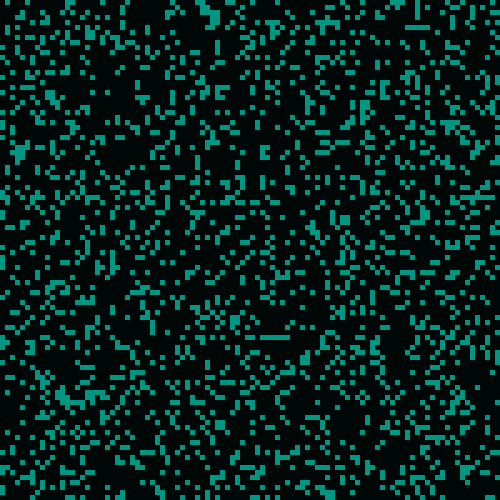
Frame 1 (no input)
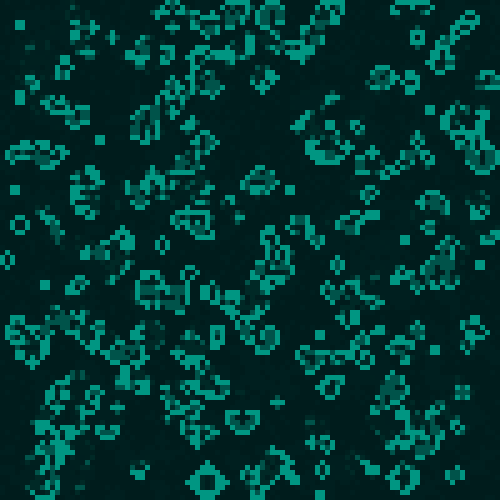
Frame 60 (the mouse pressed at the canvas centre just before this capture)
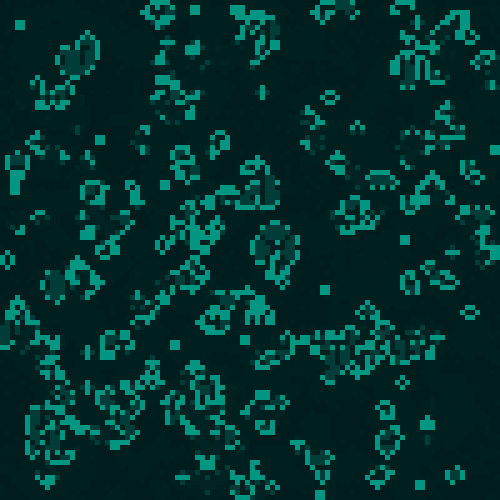
Frame 120 (the mouse held since frame 60 and released just before this capture)

The Processing sketch that drew these frames (run headless with seeded random() and noise(); from frame 60 on, the mouse is pressed at the canvas centre):

// Processing sketch: Assignment10
// ── Assignment10.pde
int cellSize = 5;
color alive = color(0,150,130);
color dead = color(0,30,30,60);

float probabilityAsAliveAtStart = 20;

float oneUpdateTime = 100;
int storedTime = 0;

int[][] cells;
int[][] cellsDecoy;

void setup()
{
	size(500,500);
	noStroke();

	setCellsStartState();

	background(0);
}


void setCellsStartState()
{
	cells = new int[width/cellSize][height/cellSize];
	cellsDecoy = new int[width/cellSize][height/cellSize];

	for (int x = 0; x < width/cellSize; x++) {
    	for (int y = 0; y < height/cellSize; y++) {
     		float state = random (100);     		
      		if (state > probabilityAsAliveAtStart) { 
        		state = 0;
     		}

      		else {
        		state = 1;
      		}
      		
     		cells[x][y] = int(state);
    	}
  	}
}


void draw()
{
	drawCells();
 	
	if (millis() - storedTime > oneUpdateTime) {
    	if (!pause) {
 			cellUpdate();
      		storedTime = millis();
    	}
	}

	if(pause)
	{
		drawSliderHUD();		
	}
}


void drawCells()
{
	for (int x = 0; x < width/cellSize; x++) {
    	for (int y = 0; y < height/cellSize; y++) {
    		if (cells[x][y] == 1) {
        		fill(alive);
    		}

      		else {     		
 	      		fill(dead);
      		}

      	rect (x * cellSize, y * cellSize, cellSize, cellSize);
    	}
  	}
}


void cellUpdate()
{
	for (int x = 0; x < width/cellSize; x++) {
    	for (int y = 0; y < height/cellSize; y++) {
     		cellsDecoy[x][y] = cells[x][y];
    	}
  	}
  	//Check all cells
	for (int x = 0; x < width/cellSize; x++) {
    	for (int y = 0; y < height/cellSize; y++) {
    		int aliveNeighbours = 0;
     			for (int xx = x - 1; xx <= x + 1; xx++) {
        			for (int yy = y - 1; yy <= y + 1; yy++) {  
        				//Avoid to check edge cases
         				if (((xx >= 0) && (xx < width/cellSize))
         				&& (( yy >= 0) && (yy < height/cellSize))) {
            				//The cell checks itself
            				if (!((xx == x) && (yy == y))) {
              					if (cellsDecoy[xx][yy] == 1){
                					aliveNeighbours ++;
              					}
            				}
         				}
        			}
      			}
     		if (cellsDecoy[x][y] == 1) { 
        		if (aliveNeighbours < 2 || aliveNeighbours > 3) {
         			cells[x][y] = 0;
        		}
      		}

      		else {    
        		if (aliveNeighbours == 3 ) {
          			cells[x][y] = 1; 
        		}
      		}
    	}
	}
}
// ── InputManager.pde
boolean pause = false;
int sliderOffset = 20;
int sliderLenght = 210;
int sliderThicknes = 15;
float sliderValue = sliderLenght / oneUpdateTime;
float sliderProcetage;
String sliderText = "Millis between updates: ";
int mousex;
int mousey;

void keyPressed()
{
	if (key == 'p' || key == 'P') {
		pause = !pause;
	}

	//Restarts a new cell simulation
	if (key == 'r' || key == 'R'){
		setCellsStartState();
	}
}

void drawSliderHUD()
{
	int y = height - sliderOffset - sliderThicknes;

	fill(0,0,0,70);
	rect(0, height - (sliderOffset * 3), height, width);

	fill(0);
	rect(sliderOffset, y, sliderLenght, sliderThicknes);

	fill(250, 255, 255);
	rect(sliderOffset, y, sliderValue, sliderThicknes);

	textSize(14);
	text(sliderText + int(oneUpdateTime), sliderOffset, height - (sliderOffset * 2));
}


void mousePressed()
{
	mousex = mouseX;
	mousey = mouseY;
}


void mouseDragged()
{
	if(pause){
		if(mousex < mouseX) {
			sliderValue = sliderValue + 1;
			if (sliderValue > sliderLenght) {
				sliderValue = sliderLenght;
			}
		}

		else if(mousex > mouseX) {
			sliderValue = sliderValue - 1;
			if (sliderValue < 1) {
				sliderValue = 1;
			}
		}
		sliderProcetage = (sliderValue / sliderLenght);
		oneUpdateTime = 500 * sliderProcetage;
	}
}
